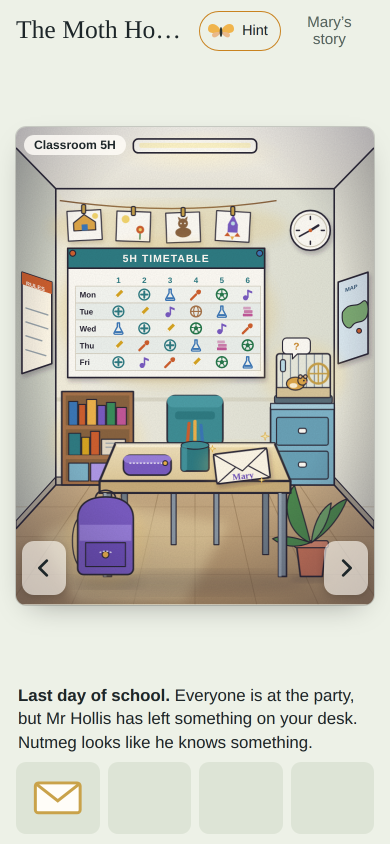
#> input picture next/style-sample.png, 780 x 1688 px (shown at 1/2 size)
$ python sides.py ../next/style-sample.png
#> lines starting #> are read from the running program, lines starting #| are printed output that depends on the picture; after the words box and inside, x2 and y2 are one past the last pixel; in counts of white or black regions, pixels touching at a corner belong together
#!/usr/bin/env python3
"""Propose a wall's box for the engine's side walls (playbook 4z): python3 tools/sides.py <wall.jpg> [more.jpg ...]
Finds the long ink lines (the back wall's edges) and the ceiling and floor diagonals where they meet the picture's edge, prints a
`sides` entry in picture percentages, and writes <wall>-quads.png next to the scratch folder with the quads drawn on, to check by eye.
The proposal is a start, not an answer: pick the right lines when a wall has several, and look at the drawing before trusting it."""
import sys, os
from PIL import Image, ImageDraw
import numpy as np

def lines(frac, lo, hi, thr=0.35):
    idx = [i for i in range(int(lo*len(frac)), int(hi*len(frac))) if frac[i] > thr]; out = []
    for i in idx:
        if out and i - out[-1][-1] <= 3: out[-1].append(i)
        else: out.append([i])
    return [(round(100*np.mean(c)/len(frac), 1), round(float(max(frac[c])), 2)) for c in out]

def propose(path):
#> called with path = '../next/style-sample.png'
    im = Image.open(path); g = np.asarray(im.convert('L')).astype(float); H, W = g.shape; dark = g < 90
#> in propose, im is the input picture: PIL image 780x1688 RGB; mean R, G, B 202.5, 202.8, 192.8
#> after `g = np.asarray(im.convert('L')).astype(float)`:
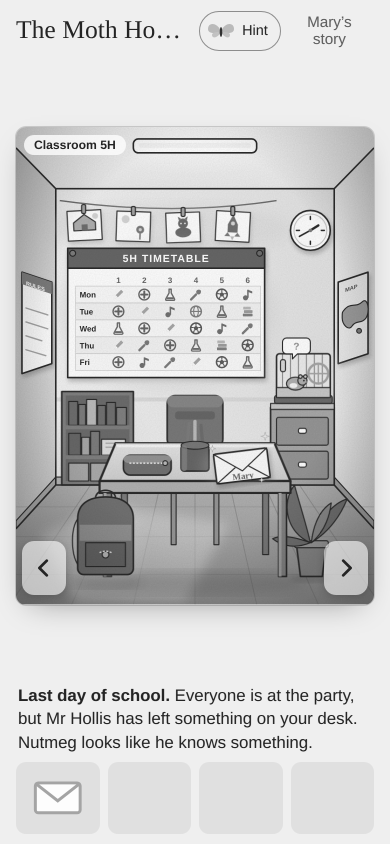
#> g: shape (1688, 780) float64 (shown at 1/2 size); min 34, max 253, mean 201.7
#> after `H, W = g.shape`: H = 1688; W = 780
#> after `dark = g < 90`:
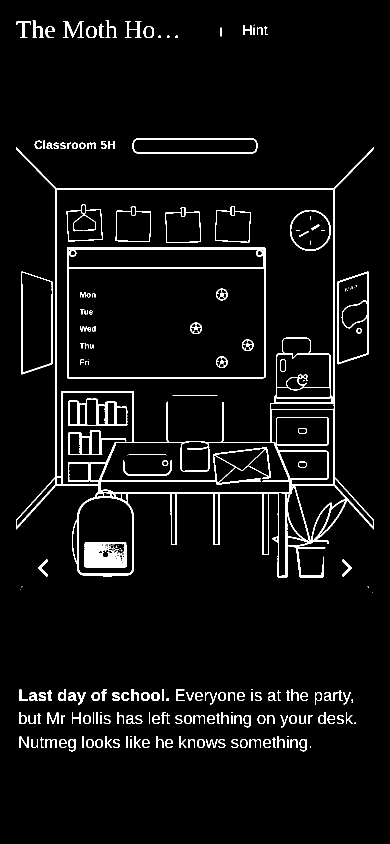
#> dark: shape (1688, 780) bool (shown at 1/2 size); 4.9% white; 230 white regions (55 under 20 px), largest, box (x1, y1, x2, y2) and area: (32, 295, 748, 1155) 27563, (134, 495, 531, 757) 6105, (169, 1084, 253, 1135) 3314
    col = dark[int(H*.2):int(H*.8), :].mean(0); row = dark[:, int(W*.3):int(W*.7)].mean(1)
#> after `col = dark[int(H * 0.2):int(H * 0.8), :].mean(0)`: col = 780 values, max 0.599 at index 669, min 0 at index 0, mean 0.0596
#> after `row = dark[:, int(W * 0.3):int(W * 0.7)].mean(1)`: row = 1688 values, max 1 at index 376, min 0 at index 0, mean 0.0461
    L = lines(col, 0, .35); R = lines(col, .65, 1); T = lines(row, .03, .3); B = lines(row, .7, .97)
#> in lines, `idx = [i for i in range(int(lo * len(frac)), int(hi * len(frac))) if f`: idx = [110, 111, 112, 136]
#> the loop in lines, `for i in idx:` made 4 passes
#> i on passes 1 to 4: 110, 111, 112, 136
#> after the loop in lines, `for i in idx:`: out = [[110, 111, 112], [136]]
#> after `L = lines(col, 0, 0.35)`: L = [(14.2, 0.59), (17.4, 0.42)]
#> the loop in lines (call 2), `for i in idx:` made 3 passes
#> after `R = lines(col, 0.65, 1)`: R = [(85.6, 0.6)]
#> after `T = lines(row, 0.03, 0.3)`: T = [(16.4, 0.77), (18.1, 0.78), (22.3, 1), (29.4, 0.95)]
#> after `B = lines(row, 0.7, 0.97)`: B = [(82.1, 0.42), (82.5, 0.36), (82.9, 0.45), (84.8, 0.54), (85.2, 0.35), (85.7, 0.42), (87.6, 0.44), (88.1, 0.38), (88.5, 0.38)]
    print(path); print('  vertical left :', L); print('  vertical right:', R); print('  horizontal top:', T); print('  horizontal bottom:', B)
    if not (L and R and T and B): print('  (could not find a full box)'); return
    xL = max(L, key=lambda t: t[1])[0]; xR = max(R, key=lambda t: t[1])[0]; yT = T[-1][0]; yB = max(B, key=lambda t: t[1])[0]
#> after `xL = max(L, key=lambda t: t[1])[0]`: xL = 14.2
#> after `xR = max(R, key=lambda t: t[1])[0]`: xR = 85.6
#> after `yT = T[-1][0]`: yT = 29.4
#> after `yB = max(B, key=lambda t: t[1])[0]`: yB = 84.8
    def outer(xpct, ypct, span=14):
#> called with xpct = 0.6, ypct = 29.4, span = 14
        x = int(W*xpct/100); c = g[:, max(0, x-2):x+3].mean(1); y0 = int(H*ypct/100)
#> after `x = int(W * xpct / 100)`: x = 4
#> after `c = g[:, max(0, x - 2):x + 3].mean(1)`: c = 1688 values, max 239 at index 0, min 235.8 at index 352, mean 237.3
#> after `y0 = int(H * ypct / 100)`: y0 = 496
        rows = [y for y in range(max(0, y0-int(H*span/100)), min(H-1, y0+int(H*span/100))) if c[y] < 110]
#> rows = []
        return round(100*min(rows, key=lambda y: abs(y-y0))/H, 1) if rows else ypct
    l = dict(x=xL, yT=yT, yB=yB, yT0=outer(0.6, yT), yB0=outer(0.6, yB)); r = dict(x=xR, yT=yT, yB=yB, yT0=outer(99.4, yT), yB0=outer(99.4, yB))
#> after `l = dict(x=xL, yT=yT, yB=yB, yT0=outer(0.6, yT), yB0=outer(0.6, yB))`: l = {'x': 14.2, 'yT': 29.4, 'yB': 84.8, 'yT0': 29.4, 'yB0': 84.8}
#> after `r = dict(x=xR, yT=yT, yB=yB, yT0=outer(99.4, yT), yB0=outer(99.4, yB))`: r = {'x': 85.6, 'yT': 29.4, 'yB': 84.8, 'yT0': 29.4, 'yB0': 84.8}
    print(f"  sides: {{back:[{xL}, {xR}, {yT}, {yB}], l:{{x:{l['x']}, yT:{l['yT']}, yB:{l['yB']}, yT0:{l['yT0']}, yB0:{l['yB0']}}}, r:{{x:{r['x']}, yT:{r['yT']}, yB:{r['yB']}, yT0:{r['yT0']}, yB0:{r['yB0']}}}}}")
#|   sides: {back:[14.2, 85.6, 29.4, 84.8], l:{x:14.2, yT:29.4, yB:84.8, yT0:29.4, yB0:84.8}, r:{x:85.6, yT:29.4, yB:84.8, yT0:29.4, yB0:84.8}}
    d = ImageDraw.Draw(im); P = lambda *p: [(W*x/100, H*y/100) for x, y in p]
    d.polygon(P((0, l['yT0']), (xL, yT), (xL, yB), (0, l['yB0'])), outline=(255, 0, 0), width=5)
    d.polygon(P((xR, yT), (100, r['yT0']), (100, r['yB0']), (xR, yB)), outline=(0, 0, 255), width=5)
    d.rectangle([W*xL/100, H*yT/100, W*xR/100, H*yB/100], outline=(0, 160, 0), width=3)
    out = os.path.splitext(os.path.basename(path))[0] + '-quads.png'; im.resize((960, 540)).save(out); print('  drawn:', out)
#> after `out = os.path.splitext(os.path.basename(path))[0] + '-quads.png'`:
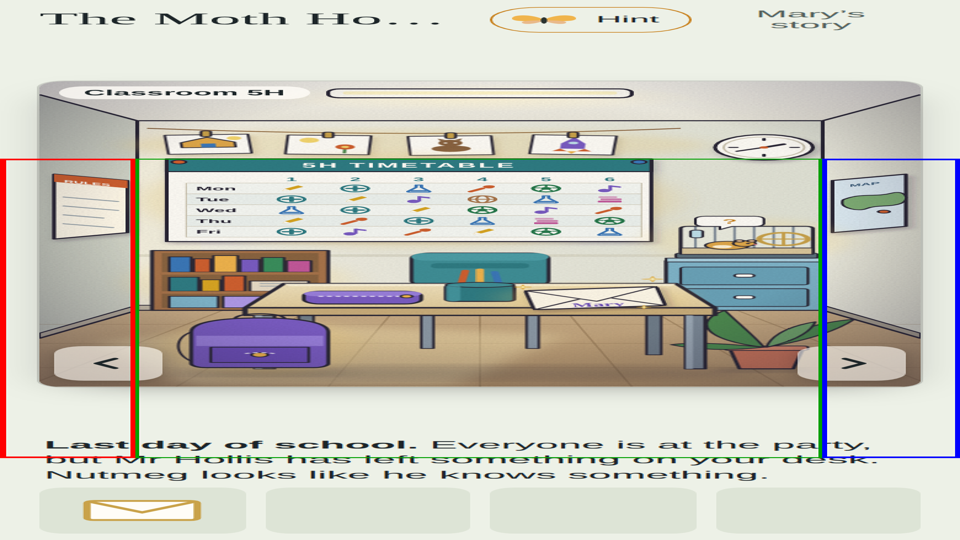
#> saved as style-sample-quads.png: PIL image 960x540 RGB; mean R, G, B 200.6, 200.2, 190.8
#> after `im.resize((960, 540)).save(out)`:
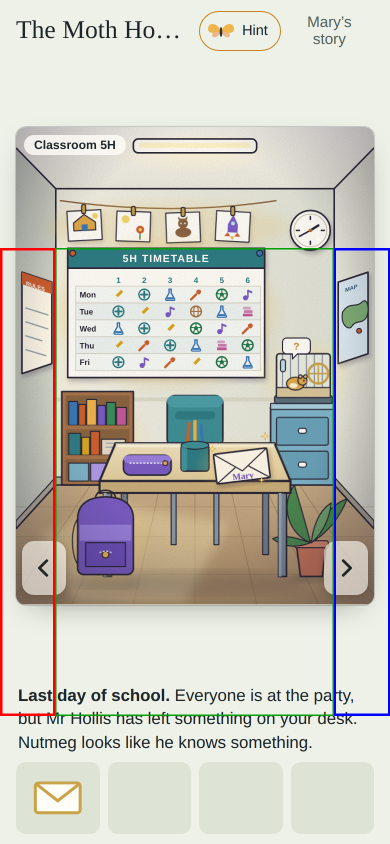
#> im: PIL image 780x1688 RGB (shown at 1/2 size); mean R, G, B 200.5, 200.1, 190.8

if __name__ == '__main__':
    if len(sys.argv) < 2: sys.exit(__doc__)
    for p in sys.argv[1:]: propose(p)
